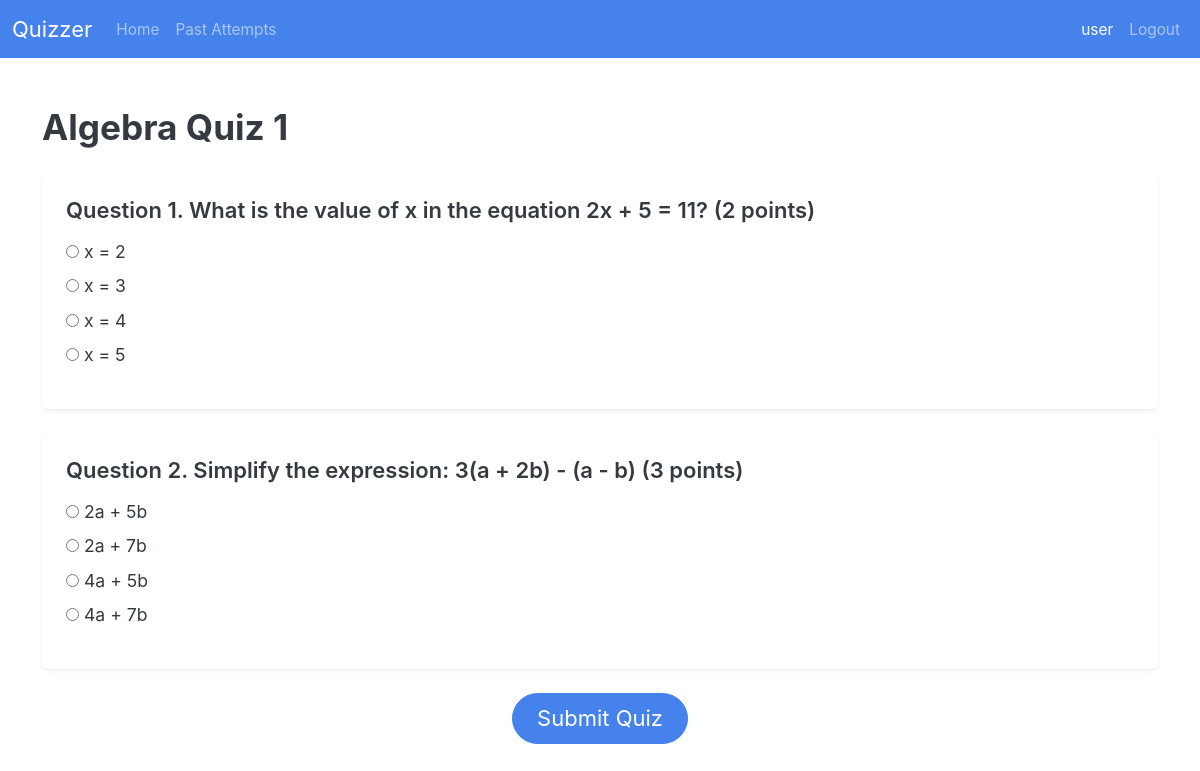
Screenshot of /user/1 (signed in) with the database file from the repository.
### models/models.py (models this page shows, shortened)
class User(db.Model, UserMixin):
    __tablename__ = "user"
    user_id: Mapped[id_pk]
    username: Mapped[str] = mapped_column(unique=True)
    password: Mapped[str]
    quiz_attempts: Mapped[List["QuizAttempt"]] = relationship(
        back_populates="user", cascade="all,delete-orphan"
    )

class Quiz(db.Model):
    __tablename__ = "quiz"
    quiz_id: Mapped[id_pk]
    quiz_name: Mapped[str]
    chapter_id: Mapped[int]
    subject_id: Mapped[int]
    date: Mapped[Optional[date]]
    duration: Mapped[Optional[int]]  # minutes? hopefully
    remarks: Mapped[str]
    total_marks: Mapped[int] = mapped_column(default=0)
    questions: Mapped[List["Question"]] = relationship(
        back_populates="quiz", cascade="all,delete-orphan"
    )
    quiz_attempts: Mapped[List["QuizAttempt"]] = relationship(
        back_populates="quiz", cascade="all,delete-orphan"
    )
    chapter: Mapped["Chapter"] = relationship(back_populates="quizzes") # maybe change this
    __table_args__ = (
        ForeignKeyConstraint(
            ['subject_id', 'chapter_id'],  # Composite foreign key
            ['chapter.subject_id', 'chapter.chapter_id']
        ),
    )

class Question(db.Model):
    __tablename__ = "question"
    quiz_id: Mapped[int] = mapped_column(ForeignKey("quiz.quiz_id"))
    question_id: Mapped[id_pk]
    text: Mapped[str]
    marks: Mapped[int]
    quiz: Mapped["Quiz"] = relationship(back_populates="questions")
    options: Mapped[List["Option"]] = relationship(
        back_populates="question", cascade="all,delete-orphan"
    )
    is_msq: Mapped[bool] = mapped_column(default=False)

class Option(db.Model):
    __tablename__ = "option"
    option_id: Mapped[id_pk]
    question_id: Mapped[int] = mapped_column(ForeignKey("question.question_id"))
    text: Mapped[str]
    is_correct: Mapped[bool] = mapped_column(
        default=False
    )  # Assuming default is not correct
    question: Mapped["Question"] = relationship(back_populates="options")
    question_attempts: Mapped[List["QuestionAttempt"]] = relationship(
        secondary="selected_option",
        back_populates="selected_options"
    )

### routes/user_routes.py (the view)
@user_bp.route("/<int:quiz_id>", methods=["GET"])
def quiz(quiz_id):
    quiz = select_quiz(quiz_id)
    return render_template("user/quiz.html", quiz=quiz)

### app.py (called while the page is built)
@app.template_global()
def is_active(page_name):
    return "active" if request.endpoint == page_name else ""

### routes/__init__.py (called while the page is built)
def init_login_manager(app):
    login_manager = LoginManager()
    login_manager.init_app(app)
    login_manager.login_view = "auth.login"  # goes to the login() function in auth_bp
    @login_manager.user_loader
    def load_user(user_id):
        return db.session.scalar(select(User).where(User.user_id == user_id))

### routes/user_routes.py (called while the page is built)
@user_bp.before_request  # makes it so you have to be logged in to access, and allows admin to access it too to test :)
@login_required
def user_required():
    pass

### utils/db_utils.py (called while the page is built)
def select_quiz(quiz_id):
    return db.session.scalar(select(Quiz).where(Quiz.quiz_id == quiz_id))

### templates/user/quiz.html (shortened to what this page needs)
{% extends "base.html" %}  {% block body %} {% include "user/nav.html" %}
<div class="container py-5">
  <h2 class="mb-4 fw-bold">{{ quiz.quiz_name }}</h2>
  <form
    method="POST"
    action="{{ url_for('user.submit_quiz', quiz_id=quiz.quiz_id) }}"
  >
    {% if quiz.questions %} {% for question in quiz.questions %}
    <div class="mb-4">
      <div class="card shadow-sm border-0">
        <div class="card-body p-4">
          <h5 class="card-title fw-semibold mb-3">
            Question {{ loop.index }}. {{ question.text }} ({{ question.marks }}
            points)
          </h5>
          {% if question.options %} {% if question.is_msq %} {% set type =
          "checkbox" %} {% else %} {% set type = "radio" %} {% endif %}
          <ul class="list-unstyled">
            {% for option in question.options %}
            <li class="mb-2">
              <input
                type="{{type}}"
                name="question_{{ question.question_id }}[]"
                id="option_{{ option.option_id }}"
                value="{{ option.option_id }}"
              />
              <label for="option_{{ option.option_id }}">
                {{ option.text }}
              </label>
            </li>
            {% endfor %}
          </ul>
          {% else %}
          <p class="text-muted">No options available for this question.</p>
          {% endif %}
        </div>
      </div>
    </div>
    {% endfor %} {% else %}
    <div class="text-center py-5">
      <p class="text-muted mb-0">No questions available in this quiz.</p>
    </div>
    {% endif %} {% if quiz.questions %}
    <div class="text-center mt-4">
      <button type="submit" class="btn btn-primary btn-lg px-4">
        Submit Quiz
      </button>
    </div>
    {% endif %}
  </form>
</div>
{% endblock %}

### templates/user/nav.html (shortened to what this page needs)
<nav class="navbar navbar-expand-lg bg-primary" data-bs-theme="dark">
  <div class="container-fluid">
    <a class="navbar-brand" href="#">Quizzer</a>
    <div class="collapse navbar-collapse" id="navbarColor01">
      <ul class="navbar-nav me-auto">
        <li class="nav-item">
          <a
            class="nav-link {{ is_active('user.home') }}"
            href="{{ url_for('user.home') }}"
            >Home</a
          >
        </li>
        <li class="nav-item">
          <a class="nav-link" href="{{url_for('user.history')}}"
            >Past Attempts</a
          >
        </li>
      </ul>
      <ul class="navbar-nav">
        <li class="nav-item">
          <a class="nav-link active"> {{current_user.username}}</a>
        </li>
        <li class="nav-item">
          <a class="nav-link" href="{{url_for('auth.logout')}}"> Logout </a>
        </li>
      </ul>
    </div>
  </div>
</nav>

### rows the page displays
User: username "user"
Quiz: quiz_name "Algebra Quiz 1"
Question: text "What is the value of x in the equation 2x + 5 = 11?", marks "2"
Option: text "x = 2"
Option: text "x = 3"
Option: text "x = 4"
Option: text "x = 5"
Question: text "Simplify the expression: 3(a + 2b) - (a - b)", marks "3"
Option: text "2a + 5b"
Option: text "2a + 7b"
Option: text "4a + 5b"
Option: text "4a + 7b"
